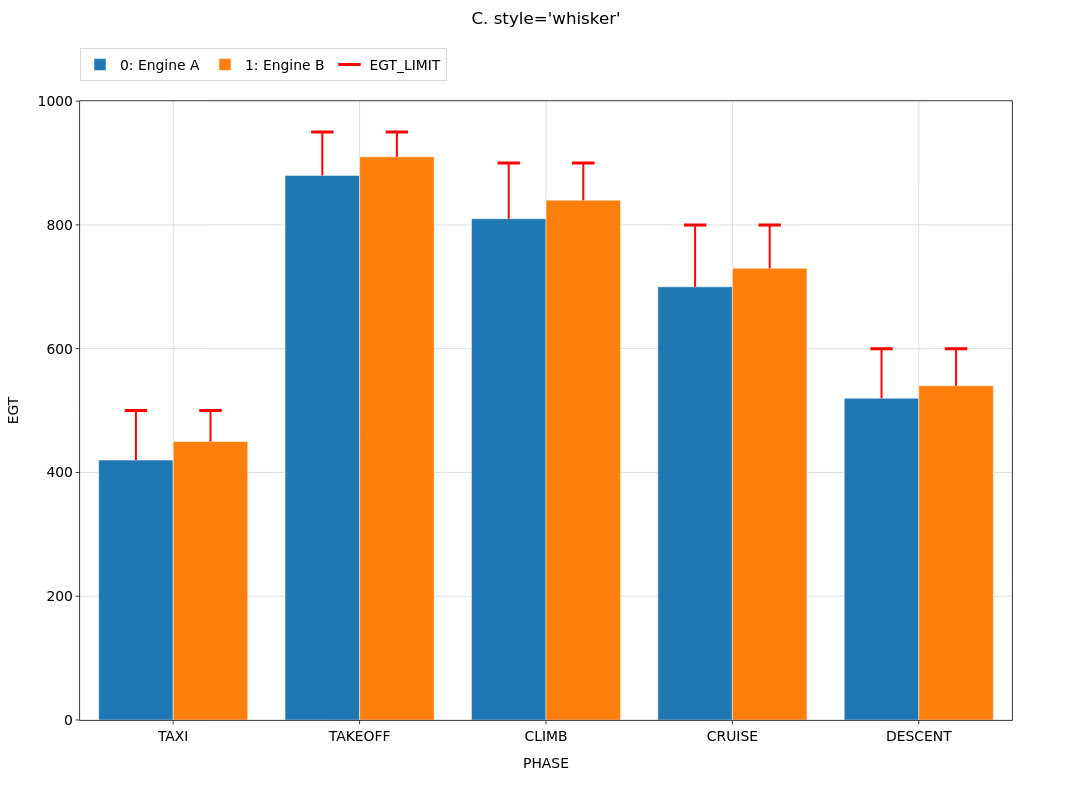

Notebook cell for this chart:
### Markdown cell above
## C. `style='whisker'` — dash + stem to the bar top

The whisker adds a vertical stem from the dash down (or up) to the top of the bar it
belongs to, so the *gap* between the bar and the value is what your eye reads.
Alignment with grouped bars is automatic: the overlay inherits the bar's
`offsetgroup`, and the layout enables `scattermode='group'` when `barmode='group'`.

### Code cell
uc_whisker = build()
uc_whisker.var_format('EGT_LIMIT', style='whisker', color='red')
fig = uc_whisker.bar(x='PHASE', y='EGT', markers='EGT_LIMIT',
                     suptitle="C. style='whisker'")

tr = caps_of(fig, 'EGT_LIMIT')
check(all(t.error_y.array is not None for t in tr), 'whisker carries stem lengths (error_y)')
# LIMIT is above every bar, so every stem points DOWN (arrayminus) and none up.
check(all(max(t.error_y.array) == 0 for t in tr), 'no upward stems when value is above the bar')
check(all(min(t.error_y.arrayminus) > 0 for t in tr), 'downward stems span limit -> bar top')
check(fig.layout.scattermode == 'group', 'overlays align over their own grouped bar')
fig.show()

### Figure 1 — Plotly figure (JSON) as saved in the notebook; plotly's stock layout.template omitted (floating-point values rounded to 4 significant figures)
{"data": [{"alignmentgroup": "bars", "customdata": [1, 1, 1, 1, 1], "hovertemplate": "<b>Engine A</b><br>PHASE: %{x}<br>mean EGT: %{y:.4g} (n=%{customdata})<extra></extra>", "legendgroup": "group_0", "legendrank": 1000, "marker": {"color": "#1f77b4"}, "name": "0: Engine A", "offsetgroup": "set_0", "opacity": 1, "showlegend": true, "type": "bar", "x": ["TAXI", "TAKEOFF", "CLIMB", "CRUISE", "DESCENT"], "xaxis": "x", "y": [420.0, 880.0, 810.0, 700.0, 520.0], "yaxis": "y"}, {"alignmentgroup": "bars", "customdata": [1, 1, 1, 1, 1], "error_y": {"array": [0.0, 0.0, 0.0, 0.0, 0.0], "arrayminus": [80.0, 70.0, 90.0, 100.0, 80.0], "color": "red", "symmetric": false, "thickness": 2, "type": "data", "width": 0}, "hovertemplate": "<b>Engine A</b><br>PHASE: %{x}<br>mean EGT_LIMIT: %{y:.4g} (n=%{customdata})<extra></extra>", "legendgroup": "marker_EGT_LIMIT", "legendrank": 2000, "marker": {"color": "red", "line": {"color": "red", "width": 3}, "opacity": 1, "size": 16, "symbol": "line-ew"}, "mode": "markers", "name": "EGT_LIMIT", "offsetgroup": "set_0", "showlegend": true, "type": "scatter", "x": ["TAXI", "TAKEOFF", "CLIMB", "CRUISE", "DESCENT"], "xaxis": "x", "y": [500.0, 950.0, 900.0, 800.0, 600.0], "yaxis": "y"}, {"alignmentgroup": "bars", "customdata": [1, 1, 1, 1, 1], "hovertemplate": "<b>Engine B</b><br>PHASE: %{x}<br>mean EGT: %{y:.4g} (n=%{customdata})<extra></extra>", "legendgroup": "group_1", "legendrank": 1001, "marker": {"color": "#ff7f0e"}, "name": "1: Engine B", "offsetgroup": "set_1", "opacity": 1, "showlegend": true, "type": "bar", "x": ["TAXI", "TAKEOFF", "CLIMB", "CRUISE", "DESCENT"], "xaxis": "x", "y": [450.0, 910.0, 840.0, 730.0, 540.0], "yaxis": "y"}, {"alignmentgroup": "bars", "customdata": [1, 1, 1, 1, 1], "error_y": {"array": [0.0, 0.0, 0.0, 0.0, 0.0], "arrayminus": [50.0, 40.0, 60.0, 70.0, 60.0], "color": "red", "symmetric": false, "thickness": 2, "type": "data", "width": 0}, "hovertemplate": "<b>Engine B</b><br>PHASE: %{x}<br>mean EGT_LIMIT: %{y:.4g} (n=%{customdata})<extra></extra>", "legendgroup": "marker_EGT_LIMIT", "legendrank": 2000, "marker": {"color": "red", "line": {"color": "red", "width": 3}, "opacity": 1, "size": 16, "symbol": "line-ew"}, "mode": "markers", "name": "EGT_LIMIT", "offsetgroup": "set_1", "showlegend": false, "type": "scatter", "x": ["TAXI", "TAKEOFF", "CLIMB", "CRUISE", "DESCENT"], "xaxis": "x", "y": [500.0, 950.0, 900.0, 800.0, 600.0], "yaxis": "y"}], "layout": {"barmode": "group", "height": 800, "hoverlabel": {"font": {"size": 13.9}}, "legend": {"font": {"size": 13.9}, "orientation": "h", "x": 0, "xanchor": "left", "y": 0.9397, "yanchor": "top", "yref": "container"}, "margin": {"t": 86.22}, "meta": {"uc_legend_rows": 1}, "scattermode": "group", "showlegend": true, "title": {"font": {"size": 16.7}, "text": "C. style='whisker'", "x": 0.5, "xanchor": "center", "y": 0.985, "yanchor": "top", "yref": "container"}, "width": 1200, "xaxis": {"anchor": "y", "domain": [0, 1], "tickfont": {"size": 13.9}, "title": {"font": {"size": 13.9}, "text": "PHASE"}, "type": "category"}, "yaxis": {"anchor": "x", "domain": [0, 1], "tickfont": {"size": 13.9}, "title": {"font": {"size": 13.9}, "text": "EGT"}}}}
